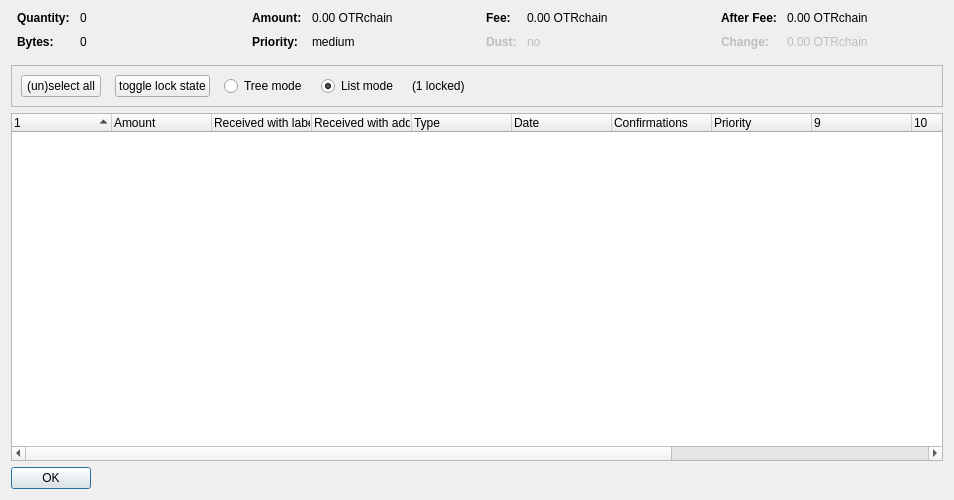
<?xml version="1.0" encoding="UTF-8"?>
<ui version="4.0">
 <class>CoinControlDialog</class>
 <widget class="QDialog" name="CoinControlDialog">
  <property name="geometry">
   <rect>
    <x>0</x>
    <y>0</y>
    <width>954</width>
    <height>500</height>
   </rect>
  </property>
  <property name="windowTitle">
   <string>Coin Selection</string>
  </property>
  <layout class="QVBoxLayout" name="verticalLayout">
   <item>
    <layout class="QHBoxLayout" name="horizontalLayoutTop" stretch="0,0,0,0">
     <property name="topMargin">
      <number>0</number>
     </property>
     <property name="bottomMargin">
      <number>10</number>
     </property>
     <item>
      <layout class="QFormLayout" name="formLayoutCoinControl1">
       <property name="horizontalSpacing">
        <number>10</number>
       </property>
       <property name="verticalSpacing">
        <number>10</number>
       </property>
       <property name="leftMargin">
        <number>6</number>
       </property>
       <property name="rightMargin">
        <number>6</number>
       </property>
       <item row="0" column="0">
        <widget class="QLabel" name="labelCoinControlQuantityText">
         <property name="font">
          <font>
           <weight>75</weight>
           <bold>true</bold>
          </font>
         </property>
         <property name="text">
          <string>Quantity:</string>
         </property>
        </widget>
       </item>
       <item row="0" column="1">
        <widget class="QLabel" name="labelCoinControlQuantity">
         <property name="cursor">
          <cursorShape>IBeamCursor</cursorShape>
         </property>
         <property name="contextMenuPolicy">
          <enum>Qt::ActionsContextMenu</enum>
         </property>
         <property name="text">
          <string notr="true">0</string>
         </property>
         <property name="textInteractionFlags">
          <set>Qt::LinksAccessibleByMouse|Qt::TextSelectableByKeyboard|Qt::TextSelectableByMouse</set>
         </property>
        </widget>
       </item>
       <item row="1" column="0">
        <widget class="QLabel" name="labelCoinControlBytesText">
         <property name="font">
          <font>
           <weight>75</weight>
           <bold>true</bold>
          </font>
         </property>
         <property name="text">
          <string>Bytes:</string>
         </property>
        </widget>
       </item>
       <item row="1" column="1">
        <widget class="QLabel" name="labelCoinControlBytes">
         <property name="cursor">
          <cursorShape>IBeamCursor</cursorShape>
         </property>
         <property name="contextMenuPolicy">
          <enum>Qt::ActionsContextMenu</enum>
         </property>
         <property name="text">
          <string notr="true">0</string>
         </property>
         <property name="textInteractionFlags">
          <set>Qt::LinksAccessibleByMouse|Qt::TextSelectableByKeyboard|Qt::TextSelectableByMouse</set>
         </property>
        </widget>
       </item>
      </layout>
     </item>
     <item>
      <layout class="QFormLayout" name="formLayoutCoinControl2">
       <property name="horizontalSpacing">
        <number>10</number>
       </property>
       <property name="verticalSpacing">
        <number>10</number>
       </property>
       <property name="leftMargin">
        <number>6</number>
       </property>
       <property name="rightMargin">
        <number>6</number>
       </property>
       <item row="0" column="0">
        <widget class="QLabel" name="labelCoinControlAmountText">
         <property name="font">
          <font>
           <weight>75</weight>
           <bold>true</bold>
          </font>
         </property>
         <property name="text">
          <string>Amount:</string>
         </property>
        </widget>
       </item>
       <item row="0" column="1">
        <widget class="QLabel" name="labelCoinControlAmount">
         <property name="cursor">
          <cursorShape>IBeamCursor</cursorShape>
         </property>
         <property name="contextMenuPolicy">
          <enum>Qt::ActionsContextMenu</enum>
         </property>
         <property name="text">
          <string notr="true">0.00 OTRchain</string>
         </property>
         <property name="textInteractionFlags">
          <set>Qt::LinksAccessibleByMouse|Qt::TextSelectableByKeyboard|Qt::TextSelectableByMouse</set>
         </property>
        </widget>
       </item>
       <item row="1" column="0">
        <widget class="QLabel" name="labelCoinControlPriorityText">
         <property name="font">
          <font>
           <weight>75</weight>
           <bold>true</bold>
          </font>
         </property>
         <property name="text">
          <string>Priority:</string>
         </property>
        </widget>
       </item>
       <item row="1" column="1">
        <widget class="QLabel" name="labelCoinControlPriority">
         <property name="cursor">
          <cursorShape>IBeamCursor</cursorShape>
         </property>
         <property name="contextMenuPolicy">
          <enum>Qt::ActionsContextMenu</enum>
         </property>
         <property name="text">
          <string>medium</string>
         </property>
         <property name="textInteractionFlags">
          <set>Qt::LinksAccessibleByMouse|Qt::TextSelectableByKeyboard|Qt::TextSelectableByMouse</set>
         </property>
        </widget>
       </item>
      </layout>
     </item>
     <item>
      <layout class="QFormLayout" name="formLayoutCoinControl3">
       <property name="horizontalSpacing">
        <number>10</number>
       </property>
       <property name="verticalSpacing">
        <number>10</number>
       </property>
       <property name="leftMargin">
        <number>6</number>
       </property>
       <property name="rightMargin">
        <number>6</number>
       </property>
       <item row="0" column="0">
        <widget class="QLabel" name="labelCoinControlFeeText">
         <property name="font">
          <font>
           <weight>75</weight>
           <bold>true</bold>
          </font>
         </property>
         <property name="text">
          <string>Fee:</string>
         </property>
        </widget>
       </item>
       <item row="0" column="1">
        <widget class="QLabel" name="labelCoinControlFee">
         <property name="cursor">
          <cursorShape>IBeamCursor</cursorShape>
         </property>
         <property name="contextMenuPolicy">
          <enum>Qt::ActionsContextMenu</enum>
         </property>
         <property name="text">
          <string notr="true">0.00 OTRchain</string>
         </property>
         <property name="textInteractionFlags">
          <set>Qt::LinksAccessibleByMouse|Qt::TextSelectableByKeyboard|Qt::TextSelectableByMouse</set>
         </property>
        </widget>
       </item>
       <item row="1" column="0">
        <widget class="QLabel" name="labelCoinControlLowOutputText">
         <property name="enabled">
          <bool>false</bool>
         </property>
         <property name="font">
          <font>
           <weight>75</weight>
           <bold>true</bold>
          </font>
         </property>
         <property name="text">
          <string>Dust:</string>
         </property>
        </widget>
       </item>
       <item row="1" column="1">
        <widget class="QLabel" name="labelCoinControlLowOutput">
         <property name="enabled">
          <bool>false</bool>
         </property>
         <property name="cursor">
          <cursorShape>IBeamCursor</cursorShape>
         </property>
         <property name="contextMenuPolicy">
          <enum>Qt::ActionsContextMenu</enum>
         </property>
         <property name="text">
          <string>no</string>
         </property>
         <property name="textInteractionFlags">
          <set>Qt::LinksAccessibleByMouse|Qt::TextSelectableByKeyboard|Qt::TextSelectableByMouse</set>
         </property>
        </widget>
       </item>
      </layout>
     </item>
     <item>
      <layout class="QFormLayout" name="formLayoutCoinControl4">
       <property name="horizontalSpacing">
        <number>10</number>
       </property>
       <property name="verticalSpacing">
        <number>10</number>
       </property>
       <property name="leftMargin">
        <number>6</number>
       </property>
       <property name="rightMargin">
        <number>6</number>
       </property>
       <item row="0" column="0">
        <widget class="QLabel" name="labelCoinControlAfterFeeText">
         <property name="font">
          <font>
           <weight>75</weight>
           <bold>true</bold>
          </font>
         </property>
         <property name="text">
          <string>After Fee:</string>
         </property>
        </widget>
       </item>
       <item row="0" column="1">
        <widget class="QLabel" name="labelCoinControlAfterFee">
         <property name="cursor">
          <cursorShape>IBeamCursor</cursorShape>
         </property>
         <property name="contextMenuPolicy">
          <enum>Qt::ActionsContextMenu</enum>
         </property>
         <property name="text">
          <string notr="true">0.00 OTRchain</string>
         </property>
         <property name="textInteractionFlags">
          <set>Qt::LinksAccessibleByMouse|Qt::TextSelectableByKeyboard|Qt::TextSelectableByMouse</set>
         </property>
        </widget>
       </item>
       <item row="1" column="0">
        <widget class="QLabel" name="labelCoinControlChangeText">
         <property name="enabled">
          <bool>false</bool>
         </property>
         <property name="font">
          <font>
           <weight>75</weight>
           <bold>true</bold>
          </font>
         </property>
         <property name="text">
          <string>Change:</string>
         </property>
        </widget>
       </item>
       <item row="1" column="1">
        <widget class="QLabel" name="labelCoinControlChange">
         <property name="enabled">
          <bool>false</bool>
         </property>
         <property name="cursor">
          <cursorShape>IBeamCursor</cursorShape>
         </property>
         <property name="contextMenuPolicy">
          <enum>Qt::ActionsContextMenu</enum>
         </property>
         <property name="text">
          <string notr="true">0.00 OTRchain</string>
         </property>
         <property name="textInteractionFlags">
          <set>Qt::LinksAccessibleByMouse|Qt::TextSelectableByKeyboard|Qt::TextSelectableByMouse</set>
         </property>
        </widget>
       </item>
      </layout>
     </item>
    </layout>
   </item>
   <item>
    <widget class="QFrame" name="frame">
     <property name="minimumSize">
      <size>
       <width>0</width>
       <height>40</height>
      </size>
     </property>
     <property name="frameShape">
      <enum>QFrame::StyledPanel</enum>
     </property>
     <property name="frameShadow">
      <enum>QFrame::Sunken</enum>
     </property>
     <layout class="QHBoxLayout" name="horizontalLayout">
      <item>
       <layout class="QHBoxLayout" name="horizontalLayoutPanel" stretch="0,0,0,0,0,0">
        <property name="spacing">
         <number>14</number>
        </property>
        <item>
         <widget class="QPushButton" name="pushButtonSelectAll">
          <property name="sizePolicy">
           <sizepolicy hsizetype="Maximum" vsizetype="Fixed">
            <horstretch>0</horstretch>
            <verstretch>0</verstretch>
           </sizepolicy>
          </property>
          <property name="text">
           <string>(un)select all</string>
          </property>
          <property name="autoDefault">
           <bool>false</bool>
          </property>
         </widget>
        </item>
        <item>
         <widget class="QPushButton" name="pushButtonToggleLock">
          <property name="sizePolicy">
           <sizepolicy hsizetype="Maximum" vsizetype="Fixed">
            <horstretch>0</horstretch>
            <verstretch>0</verstretch>
           </sizepolicy>
          </property>
          <property name="text">
           <string>toggle lock state</string>
          </property>
          <property name="autoDefault">
           <bool>false</bool>
          </property>
         </widget>
        </item>
        <item>
         <widget class="QRadioButton" name="radioTreeMode">
          <property name="sizePolicy">
           <sizepolicy hsizetype="Maximum" vsizetype="Fixed">
            <horstretch>0</horstretch>
            <verstretch>0</verstretch>
           </sizepolicy>
          </property>
          <property name="text">
           <string>Tree mode</string>
          </property>
         </widget>
        </item>
        <item>
         <widget class="QRadioButton" name="radioListMode">
          <property name="sizePolicy">
           <sizepolicy hsizetype="Maximum" vsizetype="Fixed">
            <horstretch>0</horstretch>
            <verstretch>0</verstretch>
           </sizepolicy>
          </property>
          <property name="text">
           <string>List mode</string>
          </property>
          <property name="checked">
           <bool>true</bool>
          </property>
         </widget>
        </item>
        <item>
         <widget class="QLabel" name="labelLocked">
          <property name="text">
           <string>(1 locked)</string>
          </property>
         </widget>
        </item>
        <item>
         <spacer name="horizontalSpacer">
          <property name="orientation">
           <enum>Qt::Horizontal</enum>
          </property>
          <property name="sizeHint" stdset="0">
           <size>
            <width>40</width>
            <height>20</height>
           </size>
          </property>
         </spacer>
        </item>
       </layout>
      </item>
     </layout>
    </widget>
   </item>
   <item>
    <widget class="CoinControlTreeWidget" name="treeWidget">
     <property name="contextMenuPolicy">
      <enum>Qt::CustomContextMenu</enum>
     </property>
     <property name="sortingEnabled">
      <bool>false</bool>
     </property>
     <property name="columnCount">
      <number>13</number>
     </property>
     <attribute name="headerShowSortIndicator" stdset="0">
      <bool>true</bool>
     </attribute>
     <attribute name="headerStretchLastSection">
      <bool>false</bool>
     </attribute>
     <column>
      <property name="text">
       <string/>
      </property>
     </column>
     <column>
      <property name="text">
       <string>Amount</string>
      </property>
     </column>
     <column>
      <property name="text">
       <string>Received with label</string>
      </property>
     </column>
     <column>
      <property name="text">
       <string>Received with address</string>
      </property>
     </column>
     <column>
      <property name="text">
	<string>Type</string>
      </property>
     </column>
     <column>
      <property name="text">	 
       <string>Date</string>
      </property>
     </column>
     <column>
      <property name="text">
       <string>Confirmations</string>
      </property>
      <property name="toolTip">
       <string>Confirmed</string>
      </property>
     </column>
     <column>
      <property name="text">
       <string>Priority</string>
      </property>
     </column>
     <column>
      <property name="text">
       <string/>
      </property>
     </column>
     <column>
      <property name="text">
       <string/>
      </property>
     </column>
     <column>
      <property name="text">
       <string/>
      </property>
     </column>
     <column>
      <property name="text">
       <string/>
      </property>
     </column>
     <column>
      <property name="text">
       <string/>
      </property>
     </column>
    </widget>
   </item>
   <item>
    <widget class="QDialogButtonBox" name="buttonBox">
     <property name="sizePolicy">
      <sizepolicy hsizetype="Maximum" vsizetype="Fixed">
       <horstretch>0</horstretch>
       <verstretch>0</verstretch>
      </sizepolicy>
     </property>
     <property name="orientation">
      <enum>Qt::Horizontal</enum>
     </property>
     <property name="standardButtons">
      <set>QDialogButtonBox::Ok</set>
     </property>
    </widget>
   </item>
  </layout>
 </widget>
 <customwidgets>
  <customwidget>
   <class>CoinControlTreeWidget</class>
   <extends>QTreeWidget</extends>
   <header>coincontroltreewidget.h</header>
  </customwidget>
 </customwidgets>
 <resources/>
 <connections/>
</ui>
